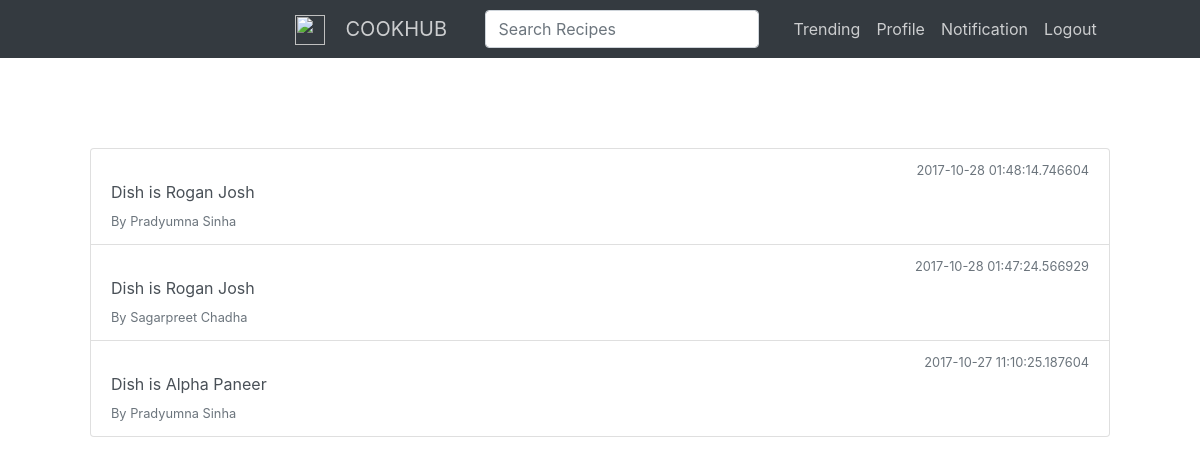
Screenshot of /notification (signed in) with the database file from the repository.
### dbrun.py (models this page shows)
class Notification(db.Model):
	id = db.Column(db.Integer, primary_key=True , autoincrement = True)
	ntype = db.Column(db.String(20) , nullable = False)
	cookid = db.Column(db.Integer , db.ForeignKey('cooks.id'), nullable=False)
	timestamp = db.Column(db.DateTime, default=datetime.datetime.utcnow)
	sender = db.Column(db.Integer , db.ForeignKey('person.id'), nullable = False)

class Cooks(db.Model):
	id = db.Column(db.Integer , primary_key = True, autoincrement=True)
	name = db.Column(db.String(30),nullable=False)
	preptime = db.Column(db.Integer,nullable=False)
	ctype = db.Column(db.String(30),nullable=False)
	cost = db.Column(db.Integer,nullable=False)
	region = db.Column(db.String(30),nullable=False)
	public = db.Column(db.String(1),nullable=False)
	image = db.Column(db.String(300))
	description = db.Column(db.String(200) , default='None Provided.')
	star = db.Column(db.Integer, default=0)
	stages = db.relationship('Stages',backref='cook',lazy=True)
	personid = db.Column(db.Integer,db.ForeignKey('person.id'),nullable=False)

class Person(db.Model):
	id = db.Column(db.Integer , primary_key = True )
	email = db.Column(db.String(80), unique=True)
	password = db.Column(db.String(30),nullable=False)
	name = db.Column(db.String(30),nullable=False)
	location = db.Column(db.String(30),nullable=False)
	recruitment = db.Column(db.String(1),nullable=False)
	age = db.Column(db.Integer,nullable=False)
	gender = db.Column(db.String(1),nullable=False)
	expertise = db.Column(db.String(15),nullable=False)
	image = db.Column(db.String(300))
	mycooks = db.relationship('Cooks', backref='person', lazy=True)

### main.py (the view)
@app.route('/notification')
@login_required
def notification():
	i = g.user
	txt = 'select * from notification where cookid in (select id from cooks where personid = '+str(i)+') order by timestamp desc'
	mynotifs = db.engine.execute(txt)
	notif = []
	for n in mynotifs :
		print n.ntype , n.timestamp , n.sender , n.cookid,
		cook = Cooks.query.filter_by(id=n.cookid).first()
		print cook.name,
		send_er = Person.query.filter_by(id=n.sender).first()
		print send_er.name
		nntype = n.ntype
		ntimestamp = n.timestamp
		nsendername = send_er.name
		nsenderid = n.sender
		ncook = cook.name
		n = Notify(nntype,ntimestamp,nsenderid,n.cookid,ncook,nsendername)
		notif.append(n)
	return render_template('after_login/notification.html',notif = notif , l = len(notif))

### main.py (called while the page is built)
def login_required(f):
    @wraps(f)
    def decorated_function(*args, **kwargs):
        if g.user is None:
        	flash('Login Required!')
        	return redirect(url_for('home'))
        return f(*args, **kwargs)
    return decorated_function

@app.before_request
def before_request():
	g.user = None
	if 'user' in session :
		g.user = session['user']

@app.after_request
def add_header(response):
	response.headers['Cache-Control'] = 'no-cache, no-store, must-revalidate'
	response.headers['Pragma'] = 'no-cache'
	response.headers['X-UA-Compatible'] = 'IE=Edge,chrome=1'
	if ('Cache-Control' not in response.headers):
		response.headers['Cache-Control'] = 'public, max-age=600'
	return response

### templates/after_login/notification.html (shortened to what this page needs)
{% extends "after_login/layout.html" %}
{% block body %}
<div class="list-group" style="padding:90px">
{% for n in notif %}
  <a href="#" class="list-group-item list-group-item-action flex-column align-items-start">
    <div class="d-flex w-100 justify-content-between">
      <small class="text-muted">{{ n.timestamp }}</small>
    </div>
    <p class="mb-1">Dish is {{ n.cookname }} </p>
    <small class="text-muted">By {{ n.sendername }} </small>
  </a>
{% endfor %}
</div>
{% endblock %}

### static/after_login/indexcss.css (style rules this page uses)
a { color: red ; }

### rows the page displays
Notification: timestamp "2017-10-28 01:48:14.746604"
Cooks: cookname "Rogan Josh" "Rogan Josh"
Person: sendername "Pradyumna Sinha" "Pradyumna Sinha"
Notification: timestamp "2017-10-28 01:47:24.566929"
Person: sendername "Sagarpreet Chadha"
Notification: timestamp "2017-10-27 11:10:25.187604"
Cooks: cookname "Alpha Paneer"
